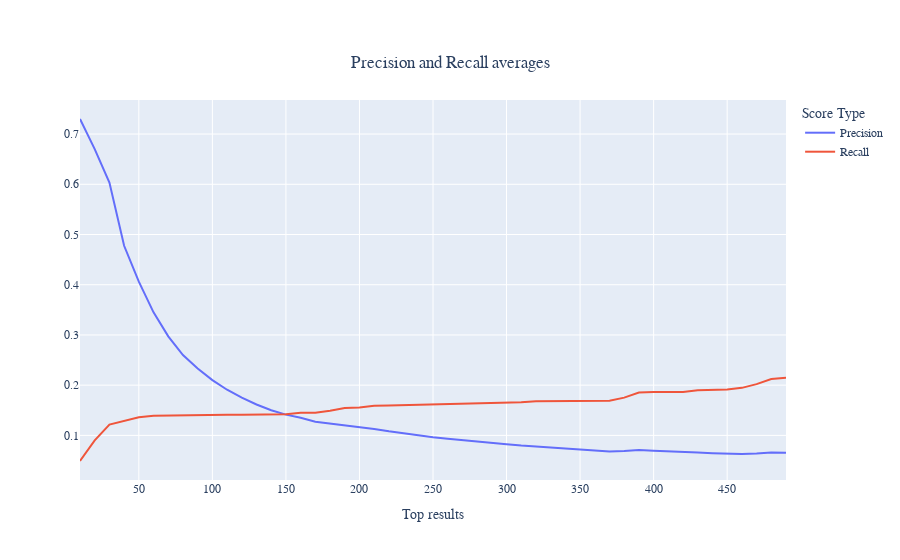

Write notebook code for a chart like this one.
### Code cell
from operator import add

top_n = [x*10 for x in range(1, 50)]
no_samples = len(multex_query_scores)

def sum_metrics(list1,list2):
    sum = list( map(add, list1, list2) )
    return sum

precision_avg = [0] * len(top_n)
recall_avg = [0] * len(top_n)

for multex_query_score in multex_query_scores:
    ranked_emails_multex,file_mapping_multex  = score_mails(multex_model, multex_query_score, multex_dictionary, query_texts, query_files)
    precision_list,recall_list = generate_metrics(ranked_emails_multex, file_mapping_multex, top_n)
    precision_avg = sum_metrics(precision_avg,precision_list)
    recall_avg = sum_metrics(recall_avg,recall_list)

precision_avg = [number / no_samples for number in precision_avg]
recall_avg = [number / no_samples for number in recall_avg]

title = "Precision and Recall averages"
plot_pr_metrics(top_n, precision_avg, recall_avg, title, reference = 0)

### Figure 1 — Plotly figure (JSON) as saved in the notebook; plotly's stock layout.template omitted (floating-point values rounded to 4 significant figures)
{"data": [{"name": "Precision", "type": "scatter", "x": [10, 20, 30, 40, 50, 60, 70, 80, 90, 100, 110, 120, 130, 140, 150, 160, 170, 180, 190, 200, 210, 220, 230, 240, 250, 260, 270, 280, 290, 300, 310, 320, 330, 340, 350, 360, 370, 380, 390, 400, 410, 420, 430, 440, 450, 460, 470, 480, 490], "y": [0.73, 0.67, 0.6033, 0.4775, 0.406, 0.345, 0.2971, 0.26, 0.2333, 0.21, 0.1909, 0.175, 0.1615, 0.15, 0.1413, 0.135, 0.1271, 0.1233, 0.1211, 0.116, 0.1129, 0.1082, 0.1039, 0.09958, 0.0964, 0.09346, 0.09037, 0.08714, 0.08483, 0.08233, 0.07968, 0.07813, 0.07576, 0.07382, 0.072, 0.07, 0.06811, 0.06868, 0.07077, 0.0695, 0.0678, 0.06619, 0.06581, 0.06455, 0.06333, 0.06304, 0.06404, 0.06583, 0.06531]}, {"name": "Recall", "type": "scatter", "x": [10, 20, 30, 40, 50, 60, 70, 80, 90, 100, 110, 120, 130, 140, 150, 160, 170, 180, 190, 200, 210, 220, 230, 240, 250, 260, 270, 280, 290, 300, 310, 320, 330, 340, 350, 360, 370, 380, 390, 400, 410, 420, 430, 440, 450, 460, 470, 480, 490], "y": [0.04899, 0.08993, 0.1215, 0.1282, 0.1362, 0.1389, 0.1396, 0.1396, 0.1409, 0.1409, 0.1409, 0.1409, 0.1409, 0.1409, 0.1423, 0.145, 0.145, 0.149, 0.1544, 0.1557, 0.1591, 0.1597, 0.1604, 0.1604, 0.1617, 0.1631, 0.1638, 0.1638, 0.1651, 0.1658, 0.1658, 0.1678, 0.1678, 0.1685, 0.1691, 0.1691, 0.1691, 0.1752, 0.1852, 0.1866, 0.1866, 0.1866, 0.1899, 0.1906, 0.1913, 0.1946, 0.202, 0.2121, 0.2148]}], "layout": {"autosize": true, "font": {"family": "Arial"}, "legend": {"title": {"text": "Score Type"}}, "title": {"text": "Precision and Recall averages", "x": 0.5, "xanchor": "center", "y": 0.9, "yanchor": "top"}, "xaxis": {"autorange": true, "range": [10, 490], "title": {"text": "Top results"}, "type": "linear"}, "yaxis": {"autorange": true, "range": [0.01116, 0.7678], "title": {"text": ""}, "type": "linear"}}}
